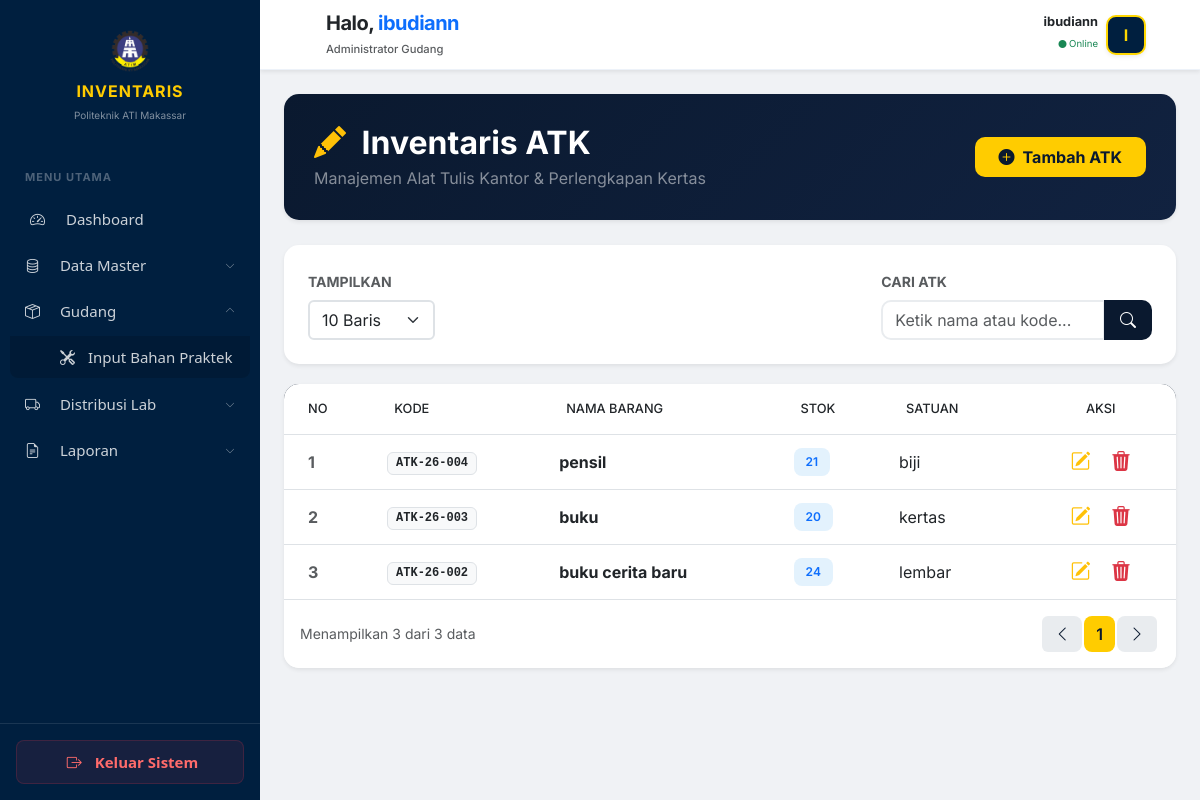
Page /modules/gudang/atk.php (signed in) on the committed database.
### tables this page shows
CREATE TABLE `barang` (
  `id_barang` int NOT NULL,
  `kode_barang` varchar(20) DEFAULT NULL,
  `id_lab` int DEFAULT NULL,
  `kategori` enum('ATK','Kebersihan','Bahan Praktek') DEFAULT NULL,
  `nama_barang` varchar(100) DEFAULT NULL,
  `spesifikasi` text,
  `kondisi` varchar(50) DEFAULT NULL,
  `stok` int DEFAULT '0',
  `satuan` varchar(20) DEFAULT NULL,
  `tgl_masuk` date DEFAULT NULL
);

### modules/gudang/atk.php (the view, shortened to what this page needs)
<?php
include "../../config/auth.php";
$limit = isset($_GET['limit']) ? (int)$_GET['limit'] : 10;
$page = isset($_GET['halaman']) ? (int)$_GET['halaman'] : 1;
$offset = ($page - 1) * $limit;
$search = isset($_GET['search']) ? mysqli_real_escape_string($conn, $_GET['search']) : '';
$whereClause = "WHERE kategori='ATK'";
$total_data_query = mysqli_query($conn, "SELECT COUNT(*) as total FROM barang $whereClause");
$total_data = mysqli_fetch_assoc($total_data_query)['total'];
$total_pages = ceil($total_data / $limit);
$query = "SELECT * FROM barang $whereClause ORDER BY id_barang DESC LIMIT $offset, $limit";
$res = mysqli_query($conn, $query);
?>
<!DOCTYPE html>
<html lang="id">
<head>
    <link href="https://cdn.jsdelivr.net/npm/bootstrap@5.3.0/dist/css/bootstrap.min.css" rel="stylesheet">
    <link rel="stylesheet" href="https://cdn.jsdelivr.net/npm/bootstrap-icons@1.11.1/font/bootstrap-icons.css">
    <link href="../../assets/css/style.css" rel="stylesheet">
</head>
<body>
    <body>
<div class="d-flex">
    <?php include "../../includes/sidebar.php"; ?>
    <div class="main-content w-100">
        <?php include "../../includes/header.php"; ?>
        <main class="p-3 p-md-4" style="margin-top: 70px;">
            <div class="header-card d-flex justify-content-between align-items-center shadow-sm">
                <div>
                    <h2 class="fw-bold mb-1"><i class="bi bi-pencil-fill text-warning me-2"></i> Inventaris ATK</h2>
                    <p class="mb-0 text-white-50">Manajemen Alat Tulis Kantor & Perlengkapan Kertas</p>
                </div>
                <button class="btn btn-gold px-4 py-2" data-bs-toggle="modal" data-bs-target="#modalTambah">
                    <i class="bi bi-plus-circle-fill me-2"></i>Tambah ATK
                </button>
            </div>
            <div class="card filter-card shadow-sm">
                <div class="card-body p-4">
                    <form method="GET" class="row g-3 align-items-end">
                        <div class="col-md-2">
                            <label class="form-label small fw-bold text-muted">TAMPILKAN</label>
                            <select name="limit" class="form-select border-2" onchange="this.form.submit()">
                                <option value="10" <?= $limit == 10 ? 'selected' : ''; ?>>10 Baris</option>
                            </select>
                        </div>
                        <div class="col-md-4">
                            <label class="form-label small fw-bold text-muted">CARI ATK</label>
                            <div class="input-group">
                                <input type="text" name="search" class="form-control border-2 search-box" placeholder="Ketik nama atau kode..." value="<?= htmlspecialchars($search); ?>">
                                <button class="btn search-btn px-3" type="submit"><i class="bi bi-search"></i></button>
                            </div>
                        </div>
                    </form>
                </div>
            </div>
            <div class="card table-container shadow-sm">
                <div class="card-body p-0">
                    <div class="table-responsive">
                        <table class="table table-hover align-middle mb-0">
                            <thead>
                                <tr>
                                    <th class="ps-4">No</th>
                                    <th>Kode</th>
                                    <th>Nama Barang</th>
                                    <th>Stok</th>
                                    <th>Satuan</th>
                                    <th class="text-center">Aksi</th>
                                </tr>
                            </thead>
                            <tbody>
                                <?php
                                $no = $offset + 1;
                                if(mysqli_num_rows($res) > 0):
                                    while($row = mysqli_fetch_assoc($res)):
                                ?>
                                <tr>
                                    <td class="ps-4 text-muted fw-bold"><?= $no++; ?></td>
                                    <td><span class="badge bg-light text-dark border font-monospace"><?= $row['kode_barang']; ?></span></td>
                                    <td class="fw-bold"><?= $row['nama_barang']; ?></td>
                                    <td><span class="badge badge-stok"><?= $row['stok']; ?></span></td>
                                    <td><?= $row['satuan']; ?></td>
                                    <td class="text-center">
                                        <button class="btn btn-sm btn-outline-warning border-0" data-bs-toggle="modal" data-bs-target="#modalEdit<?= $row['id_barang']; ?>">
                                            <i class="bi bi-pencil-square fs-5"></i>
                                        </button>
                                        <button class="btn btn-sm btn-outline-danger border-0" onclick="confirmDelete('<?= $row['id_barang']; ?>')">
                                            <i class="bi bi-trash3-fill fs-5"></i>
                                        </button>
                                    </td>
                                </tr>
                                <?php endwhile; else: ?>
                                <tr><td colspan="6" class="text-center py-5 text-muted">Data ATK tidak ditemukan.</td></tr>
                                <?php endif; ?>
                            </tbody>
                        </table>
                    </div>
                </div>
                <div class="card-footer bg-white border-0 py-3">
                    <nav class="d-flex justify-content-between align-items-center">
                        <span class="small text-muted">Menampilkan <?= mysqli_num_rows($res); ?> dari <?= $total_data; ?> data</span>
                        <ul class="pagination mb-0">
                            <li class="page-item <?= ($page <= 1) ? 'disabled' : ''; ?>">
                                <a class="page-link" href="?halaman=<?= $page-1; ?>&limit=<?= $limit; ?>&search=<?= $search; ?>"><i class="bi bi-chevron-left"></i></a>
                            </li>
                            <?php for($i=1; $i<=$total_pages; $i++): ?>
                            <li class="page-item <?= ($page == $i) ? 'active' : ''; ?>">
                                <a class="page-link" href="?halaman=<?= $i; ?>&limit=<?= $limit; ?>&search=<?= $search; ?>"><?= $i; ?></a>
                            </li>
                            <?php endfor; ?>
                            <li class="page-item <?= ($page >= $total_pages) ? 'disabled' : ''; ?>">
                                <a class="page-link" href="?halaman=<?= $page+1; ?>&limit=<?= $limit; ?>&search=<?= $search; ?>"><i class="bi bi-chevron-right"></i></a>
                            </li>
                        </ul>
                    </nav>
                </div>
            </div>
        </main>
    </div>
</div>
</body>
</html>

### assets/css/style.css (style rules this page uses)
:root { --primary-blue: #002b5c; --dark-blue: #001226; --accent-yellow: #FFD700; --text-gray: #aab7c4; --hover-bg: rgba(255, 255, 255, 0.08); --sidebar-width: 260px; }
body { font-family: 'Inter', sans-serif; background-color: #f8f9fa; margin: 0; overflow-x: hidden; }

### modules/gudang/atk.php (style rules this page uses)
:root { --navy: #0a192f; --navy-light: #112240; --gold: #ffcc00; }
body { background-color: #f0f2f5; font-family: 'Inter', sans-serif; }
.header-card { background: linear-gradient(135deg, var(--navy) 0%, var(--navy-light) 100%); color: white; border-radius: 15px; padding: 30px; margin-bottom: 25px; box-shadow: 0 10px 20px rgba(0,0,0,0.1); }
.filter-card { border-radius: 15px; border: none; margin-bottom: 20px; }
.search-box { border-radius: 10px 0 0 10px; border: 2px solid #e9ecef; }
.search-btn { border-radius: 0 10px 10px 0; background-color: var(--navy); color: white; border: none; }
.table-container { border-radius: 15px; overflow: hidden; background: white; border: none; }
.table thead { background-color: var(--navy); color: white; }
.table thead th { padding: 15px; font-weight: 500; text-transform: uppercase; font-size: 0.8rem; }
.badge-stok { background-color: #e3f2fd; color: #0d6efd; font-weight: 600; padding: 8px 12px; border-radius: 8px; }
.pagination .page-link { color: var(--navy); border: none; margin: 0 3px; border-radius: 8px; font-weight: 600; }
.pagination .page-item.active .page-link { background-color: var(--gold); color: var(--navy); }
.btn-gold { background-color: var(--gold); color: var(--navy); font-weight: 700; border: none; border-radius: 10px; transition: 0.3s; }

### includes/sidebar.php (style rules this page uses)
:root { --sidebar-width: 260px; --navy-dark: #001f3f; --gold-poly: #ffcc00; --hover-bg: rgba(255, 204, 0, 0.15); --font-fixed: 15px !important; }
@media (min-width: 992px) { .main-content { margin-left: var(--sidebar-width) !important; } }

### rows in the picture
barang: kode_barang "ATK-26-004", nama_barang "pensil", stok "21", satuan "biji"
barang: kode_barang "ATK-26-003", nama_barang "buku", stok "20", satuan "kertas"
barang: kode_barang "ATK-26-002", nama_barang "buku cerita baru", stok "24", satuan "lembar"

### other values in the picture
explode(' ', trim($nama_user))[0] "ibudiann"
$label_welcome "Administrator Gudang"
$nama_user "ibudiann"
substr($nama_user, 0, 1) "I"
mysqli_num_rows($res) "3"
$total_data "3"
